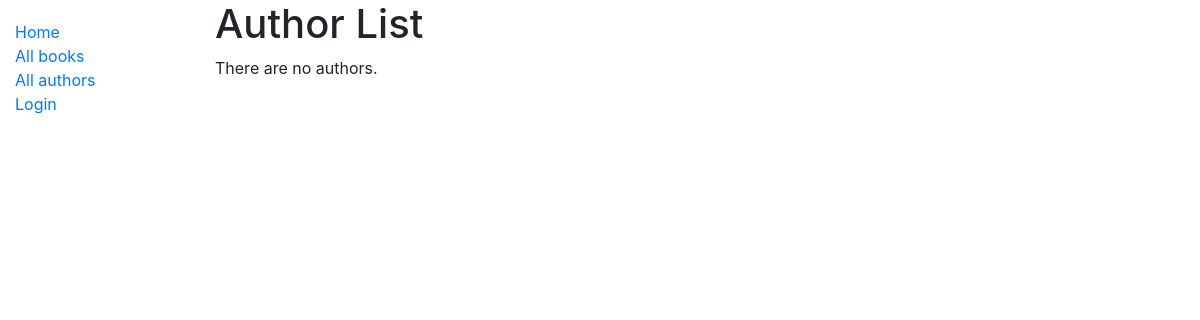
The app's page /catalog/authors/, older data.
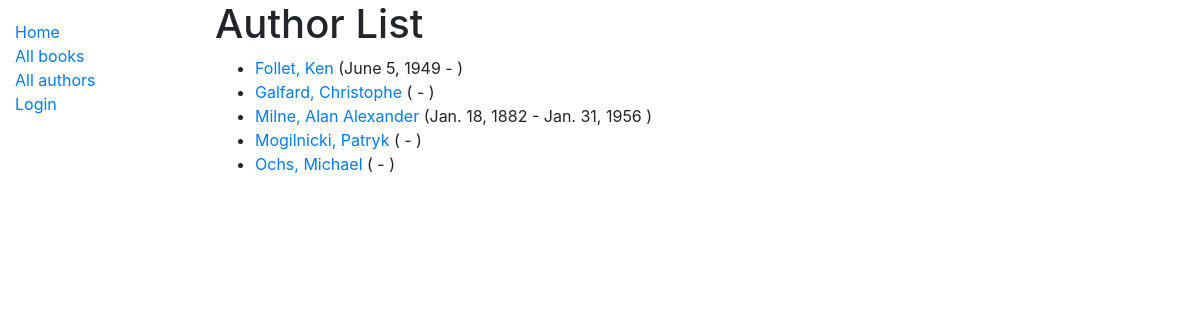
The same page, newer data.
### catalog/models.py (models this page shows)
class Author(models.Model):
    first_name = models.CharField(max_length=100)
    last_name = models.CharField(max_length=100)
    date_of_birth = models.DateField(null=True, blank=True)
    date_of_death = models.DateField('Died', null=True, blank=True)
    class Meta:
        ordering = ['last_name', 'first_name']
    def get_absolute_url(self):
        return reverse('author-detail', args=[str(self.id)])
    def __str__(self):
        return f'{self.last_name}, {self.first_name}'

### catalog/views.py (the view)
# urls.py: path('authors/', views.AuthorListView.as_view(), name='authors'),
class AuthorListView(generic.ListView):
    model = Author
    paginate_by = 10

### catalog/templates/catalog/author_list.html
{% extends "base_generic.html" %}
{% block content %}
  <h1>Author List</h1>
  {% if author_list %}
  <ul>
    {% for author in author_list %}
      <li>
        <a href="{{ author.get_absolute_url }}"> {{ author }} </a>({% if author.date_of_birth %}{{author.date_of_birth}} {% endif %} - {% if author.date_of_death %} {{author.date_of_death}} {% endif %})
      </li>
    {% endfor %}
  </ul>
  {% else %}
    <p>There are no authors.</p>
  {% endif %}
{% endblock %}

### catalog/templates/base_generic.html (shortened to what this page needs)
<!DOCTYPE html>
<html lang="en">
<head>
  <link rel="stylesheet" href="https://stackpath.bootstrapcdn.com/bootstrap/4.1.3/css/bootstrap.min.css">
  {% load static %}
  <link rel="stylesheet" href="{% static 'css/styles.css' %}">
</head>
<body>
  <div class="container-fluid">
    <div class="row">
      <div class="col-sm-2">
      {% block sidebar %}
        <ul class="sidebar-nav">
          <li><a href="{% url 'index' %}">Home</a></li>
          <li><a href="{% url 'books' %}">All books</a></li>
          <li><a href="{% url 'authors' %}">All authors</a></li>
           {% if user.is_authenticated %}
             <li>User: {{ user.get_username }}</li>
             <li><a href="{% url 'logout'%}?next={{request.path}}">Logout</a></li>
           {% else %}
             <li><a href="{% url 'login'%}?next={{request.path}}">Login</a></li>
           {% endif %}
        </ul>
      {% endblock %}
      </div>
      <div class="col-sm-10 ">{% block content %}{% endblock %}</div>
    </div>
  </div>
</body>
</html>

### catalog/static/css/styles.css (style rules this page uses)
.sidebar-nav { margin-top: 20px; padding: 0; list-style: none; }

Row changes from the older to the newer data that the page shows:
added Author: last_name+first_name "Follet, Ken", date_of_birth "June 5, 1949"
added Author: last_name+first_name "Galfard, Christophe"
added Author: last_name+first_name "Milne, Alan Alexander", date_of_birth "Jan. 18, 1882", date_of_death "Jan. 31, 1956"
added Author: last_name+first_name "Mogilnicki, Patryk"
added Author: last_name+first_name "Ochs, Michael"
Text that changed along with them:
text no longer shown: "There are no authors."
